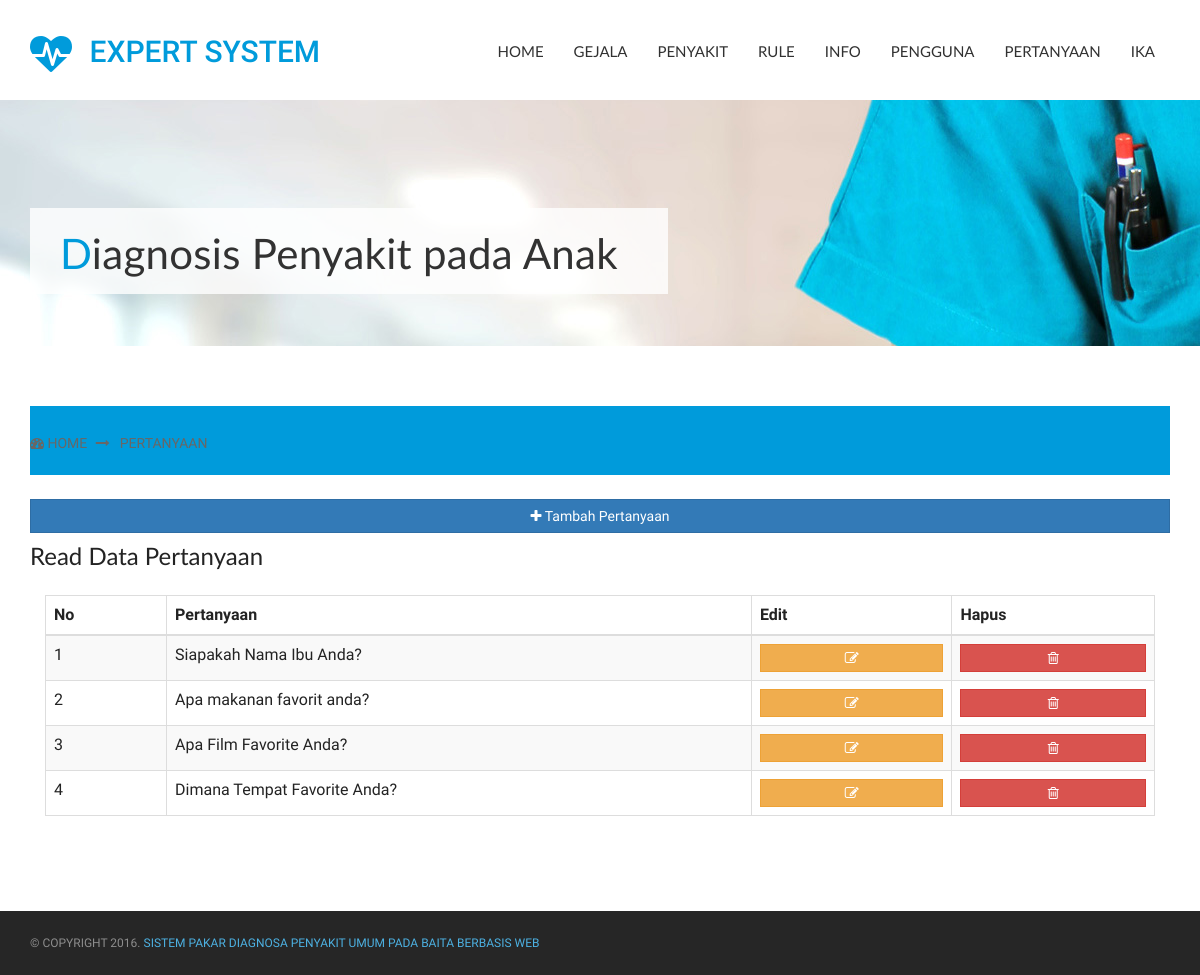
The app's page /admin/index.php?p=pertanyaan&&act=read (signed in) with its own data.
### tables this page shows
CREATE TABLE IF NOT EXISTS `pertanyaan` (
  `id_pertanyaan` int(11) NOT NULL AUTO_INCREMENT,
  `nm_pertanyaan` varchar(255) NOT NULL,
  PRIMARY KEY (`id_pertanyaan`)
);

### admin/modul/pertanyaan.php (the view, shortened to what this page needs)
<?php
  include_once "../config/koneksi.php";
?>
<?php
  if ($_GET['act'] == 'read') {
?>
<ol class="breadcrumb">
  <li><a href="#"><i class="fa fa-dashboard"></i> Home</a></li>
  <li class="active"><a href="#">Pertanyaan</a></li>
</ol></br>
<section class="content">
  <a href="index.php?p=pertanyaan&&act=add"><button type="button" class="btn btn-block btn-primary"><i class="fa fa-plus"></i> Tambah Pertanyaan</button></a>
  <div class="box">
    <div class="box-header">
      <h4 class="box-title">Read Data Pertanyaan</h4>
    </div>
      <div class="panel-body">
        <div class="table-responsive">
        <div class="dataTable_wrapper">
          <table class="table table-striped table-bordered table-hover" id="dataTables-example">
            <thead>
              <tr>
                <th width="3%">No</th>
                <th width="15%">Pertanyaan</th>
                <th width="5%">Edit</th>
                <th width="5%">Hapus</th>
              </tr>
            </thead>
            <tbody>
              <?php
                $no = 0;
                $query_tampil = mysqli_query($titid, "SELECT * FROM pertanyaan ORDER BY id_pertanyaan");
                while ($data_tampil = mysqli_fetch_array($query_tampil)) {
                $no++;
              ?>
              <tr>
                <td>
                  <?php echo $no; ?>
                </td>
                <td>
                <?php echo $data_tampil['nm_pertanyaan']; ?>
                </td>
                <td><a href="?p=pertanyaan&&act=edit&id_edit=<?php echo $data_tampil['id_pertanyaan']; ?>"><button type="button" class="btn btn-block btn-warning">
                  <i class="fa fa-fw fa-edit"></i></button></a>
                </td>
                <td><a onclick="return confirm('Yakin ingin menghapus data ?')" href="index.php?p=pertanyaan&id_hapus=<?php echo $data_tampil['id_pertanyaan']; ?>">
                  <button type="button" class="btn btn-block btn-danger"><i class="fa fa-fw fa-trash-o"></i></button></a>
                </td>
              </tr>
              <?php
              }
              ?>
            </tbody>
          </table>
      </div>
    </div>
    </div>
  </div>
   </div>
  </div>
  <?php
    }
  ?>

### css/style.css (style rules this page uses)
body { font: 14px/24px 'Roboto', Arial, Helvetica, sans-serif; color: #232323; background: #fff; }
a { color: #009bdb; }
h1, h2, h3, h4, h5, h6 { font-family: 'Lato', sans-serif; }
h4 { font-size: 24px; }
.breadcrumb { margin-bottom: 0; padding: 25px 0 20px; background-color: #009bdb; }
.breadcrumb li { text-transform: uppercase; }
.breadcrumb li + li::before { content: "\f178"; padding-right: 10px; color: #676767; }
.breadcrumb li a { color: #676767; }
.breadcrumb li a:hover, .breadcrumb li a:focus, .breadcrumb li.active { color: #ffffff; }
#nav, #nav .dropdown-menu, #nav .navbar-toggle, .breadcrumb, .form-control, .btn, .tabs-wrap .nav-tabs > li > a, .tabs-wrap-2 .nav-tabs > li > a, .progress-bar-list li .progress, .panel-profile, .panel-profile > .panel-heading, .panel-profile > .panel-footer, #accordion.panel-group .panel, #accordion .panel-heading, #accordion-faqs.panel-group .panel, #accordion-faqs .panel-heading, .pagination, .pagination > li:first-child > a, .pagination > li:first-child > span, .pagination > li:last-child > a, .pagination > li:last-child > span, .no-border-radius { -webkit-border-radius: 0; -moz-border-radius: 0; border-radius: 0; }
.breadcrumb li + li::before, .list-style-2 li:before, .list-style-3 li:before, .recent-comments-list li:before, .list-tags li a:before { font-family: 'FontAwesome'; src: url('../font-awesome/fonts/fontawesome-webfont93e3.eot?v=4.4.0'); src: url('../font-awesome/fonts/fontawesome-webfontd41d.eot?#iefix&v=4.4.0') format('embedded-opentype'), url('../font-awesome/fonts/fontawesome-webfont93e3.woff2?v=4.4.0') format('woff2'), url('../font-awesome/fonts/fontawesome-webfont93e3.woff?v=4.4.0') format('woff'), url('../font-awesome/fonts/fontawesome-webfont93e3.ttf?v=4.4.0') format('truetype'), url('../font-awesome/fonts/fontawesome-webfont93e3.svg?v=4.4.0#fontawesomeregular') format('svg'); }
.top-bar a, #nav.navbar-default .navbar-nav > li > a, #nav .navbar-toggle, .camera_prev, .camera_next, .breadcrumb li a, .notification-boxes .box, .featured-doctors .bio-box, .featured-doctors .bio-box .profile-img .overlay, .featured-doctors .bio-box .profile-img .overlay ul.sm-links li, .doctors-grid .bio-box, .doctors-grid .bio-box .profile-img .overlay, .doctors-grid .bio-box .profile-img .overlay ul.sm-links li, .panel-profile > .panel-footer ul.sm-links li, .tabs-wrap .nav li a, .tabs-wrap .nav li a .icon, .tabs-wrap .nav li a h5, .tabs-wrap-2 .nav-tabs > li > a, #doctors-filter li a, .gallery-grid .hover-content img, .gallery-grid .hover-content .overlay, .box1 h4 a, .news-carousel .carousel-control, .comments-carousel.carousel.vertical .carousel-control, .news-post-box, .news-post-box h5 a, .news-post, .news-post h4 a, .comments-area > .media, .pagination > li > a, .pagination > li > span, .list-tags li, .list-tags li a, .list-style-3 li a, .recent-comments-list li a, .footer-area a, .footer-area .newsletter .form-control, .btn, .copyright a { -webkit-transition: all 0.5s ease 0s; -moz-transition: all 0.5s ease 0s; transition: all 0.5s ease 0s; }

### records on screen
pertanyaan: nm_pertanyaan "Siapakah Nama Ibu Anda?"
pertanyaan: nm_pertanyaan "Apa makanan favorit anda?"
pertanyaan: nm_pertanyaan "Apa Film Favorite Anda?"
pertanyaan: nm_pertanyaan "Dimana Tempat Favorite Anda?"

### other values on screen
$_SESSION['nama'] "IKA"
